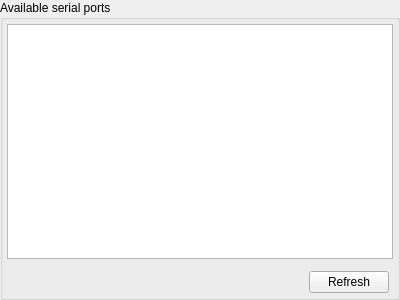
<?xml version="1.0" encoding="UTF-8"?>
<ui version="4.0">
 <class>PGPortList</class>
 <widget class="QWidget" name="PGPortList">
  <property name="geometry">
   <rect>
    <x>0</x>
    <y>0</y>
    <width>400</width>
    <height>300</height>
   </rect>
  </property>
  <property name="windowTitle">
   <string>Form</string>
  </property>
  <layout class="QVBoxLayout" name="verticalLayout">
   <property name="spacing">
    <number>0</number>
   </property>
   <property name="leftMargin">
    <number>0</number>
   </property>
   <property name="topMargin">
    <number>0</number>
   </property>
   <property name="rightMargin">
    <number>0</number>
   </property>
   <property name="bottomMargin">
    <number>0</number>
   </property>
   <item>
    <widget class="QGroupBox" name="groupBox">
     <property name="title">
      <string>Available serial ports</string>
     </property>
     <layout class="QVBoxLayout" name="verticalLayout_2">
      <property name="spacing">
       <number>12</number>
      </property>
      <property name="leftMargin">
       <number>4</number>
      </property>
      <property name="topMargin">
       <number>4</number>
      </property>
      <property name="rightMargin">
       <number>4</number>
      </property>
      <property name="bottomMargin">
       <number>4</number>
      </property>
      <item>
       <widget class="QTableView" name="tableView">
        <property name="mouseTracking">
         <bool>true</bool>
        </property>
        <property name="tabletTracking">
         <bool>true</bool>
        </property>
        <property name="editTriggers">
         <set>QAbstractItemView::NoEditTriggers</set>
        </property>
        <property name="tabKeyNavigation">
         <bool>false</bool>
        </property>
        <property name="showDropIndicator" stdset="0">
         <bool>false</bool>
        </property>
        <property name="dragDropOverwriteMode">
         <bool>false</bool>
        </property>
        <property name="selectionMode">
         <enum>QAbstractItemView::SingleSelection</enum>
        </property>
        <property name="selectionBehavior">
         <enum>QAbstractItemView::SelectRows</enum>
        </property>
        <property name="showGrid">
         <bool>false</bool>
        </property>
        <property name="wordWrap">
         <bool>false</bool>
        </property>
        <property name="cornerButtonEnabled">
         <bool>false</bool>
        </property>
        <attribute name="horizontalHeaderDefaultSectionSize">
         <number>50</number>
        </attribute>
        <attribute name="horizontalHeaderHighlightSections">
         <bool>false</bool>
        </attribute>
        <attribute name="horizontalHeaderStretchLastSection">
         <bool>true</bool>
        </attribute>
        <attribute name="verticalHeaderVisible">
         <bool>false</bool>
        </attribute>
        <attribute name="verticalHeaderHighlightSections">
         <bool>false</bool>
        </attribute>
       </widget>
      </item>
      <item>
       <widget class="QWidget" name="widget" native="true">
        <layout class="QHBoxLayout" name="horizontalLayout">
         <property name="spacing">
          <number>24</number>
         </property>
         <property name="leftMargin">
          <number>0</number>
         </property>
         <property name="topMargin">
          <number>0</number>
         </property>
         <property name="rightMargin">
          <number>4</number>
         </property>
         <property name="bottomMargin">
          <number>0</number>
         </property>
         <item>
          <spacer name="horizontalSpacer">
           <property name="orientation">
            <enum>Qt::Horizontal</enum>
           </property>
           <property name="sizeHint" stdset="0">
            <size>
             <width>278</width>
             <height>20</height>
            </size>
           </property>
          </spacer>
         </item>
         <item>
          <widget class="QPushButton" name="btnRefresh">
           <property name="mouseTracking">
            <bool>true</bool>
           </property>
           <property name="tabletTracking">
            <bool>true</bool>
           </property>
           <property name="text">
            <string>Refresh</string>
           </property>
          </widget>
         </item>
        </layout>
       </widget>
      </item>
     </layout>
    </widget>
   </item>
  </layout>
 </widget>
 <tabstops>
  <tabstop>tableView</tabstop>
  <tabstop>btnRefresh</tabstop>
 </tabstops>
 <resources/>
 <connections/>
</ui>
